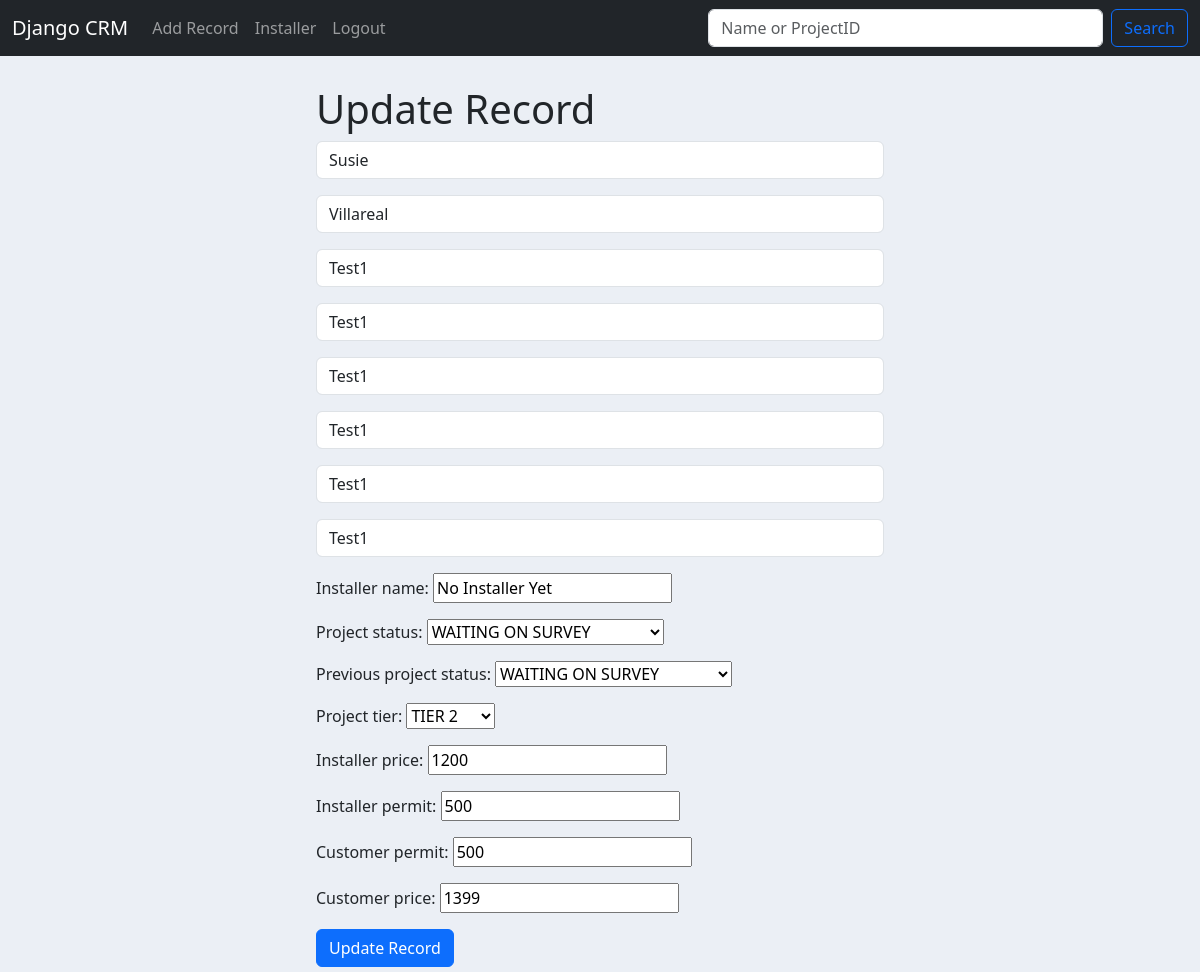
/update_record/8 (signed in), run on the app's committed database.
### website/models.py (models this page shows, shortened)
class Record(models.Model):
    created_at = models.DateTimeField(auto_now_add=True)
    first_name = models.CharField(max_length=50)
    last_name = models.CharField(max_length=50)
    email = models.CharField(max_length=75)
    phone = models.CharField(max_length=12)
    address = models.CharField(max_length=100)
    city = models.CharField(max_length=50)
    state = models.CharField(max_length=25)
    zipcode = models.CharField(max_length=10)
    installer_name = models.CharField(max_length=50, default='No Installer Yet')
    project_status = models.CharField(max_length=50, choices=PROJECT_STATUS, default='Waiting on Survey')
    previous_project_status = models.CharField(max_length=50, choices=PROJECT_STATUS, default='Waiting on Survey')
    project_tier = models.CharField(max_length=50, choices=PROJECT_TIERS, default=' ')
    installer_price = models.IntegerField(default=' ', null=True)
    installer_permit = models.IntegerField(default=' ', null=True)
    customer_permit = models.IntegerField(default=' ', null=True)
    customer_price = models.IntegerField(default=' ', null=True)

### website/decorators.py (the view)
        def wrapper_func(request, *args, **kwargs):
            group = None
            if request.user.groups.exists():
                group = request.user.groups.all()[0].name
            if group in allowed_roles:
                return view_func(request, *args, **kwargs)
            else:
                messages.warning(request, "You don't have access to do this!", extra_tags='danger')
                return redirect(request.META.get('HTTP_REFERER', 'home'))

### website/views.py (called while the page is built, shortened)
@allowed_user(allowed_roles=['Admin'])
def update_record(request, pk):
    if request.user.is_authenticated:
        current_record = Record.objects.get(id=pk)
        form = AddRecordForm(request.POST or None, instance=current_record)
        return render(request, 'update_record.html', {'form': form})
    else:
        messages.success(request, "You must be logged in to Update a Record!", extra_tags='warning')
        return redirect('home')

### website/templates/update_record.html (shortened to what this page needs)
{% extends 'base.html' %}
{% block content %}
<div class = "col-md-6 offset-md-3">
    <h1> Update Record </h1>
    <form method="POST">
        {{form.as_p}}
        <button type="submit" class="btn btn-primary">Update Record</button>
    </form>
</div>
{% endblock %}

### website/templates/base.html (style rules this page uses)
body { background-color: #ebeff5; }

### data on the page
Record: first_name "Susie", last_name "Villareal", email "Test1", phone "Test1", address "Test1", city "Test1", state "Test1", zipcode "Test1", installer_name "No Installer Yet", project_status "WAITING ON SURVEY", previous_project_status "WAITING ON SURVEY", project_tier "TIER 2", installer_price "1200", installer_permit "500", customer_permit "500", customer_price "1399"
